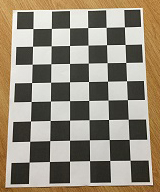
#> input picture 1.jpg, 160 x 192 px, given as the content of the folder /path/to/images, which was not available
$ python project2.py   (Python 2 division)
#> lines starting #> are read from the running program, lines starting #| are printed output that depends on the picture; pictures that were not available may be replaced by others from this repository, and a replacement may not be noted
import numpy as np
import cv2
import glob
import matplotlib.pyplot as plt
import matplotlib.image as mpimg

criteria = (cv2.TERM_CRITERIA_EPS + cv2.TERM_CRITERIA_MAX_ITER,30,0.001)
objp=np.zeros((8*6,3),np.float32)
objp[:,:2]=np.mgrid[0:8,0:6].T.reshape(-1,2)

imgpoints = []
objpoints = []
images = glob.glob('/path/to/images/*.jpg')
print "hello"
print (images)
for fname in images:
	img = cv2.imread(fname)
#> img is the input picture: shape (192, 160, 3); mean B, G, R 121.7, 138.1, 147.6
	gray = cv2.cvtColor(img,cv2.COLOR_BGR2GRAY)
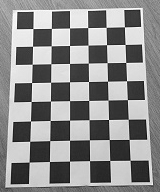
#> gray: shape (192, 160); min 7, max 255, mean 139.1
	ret = False
	ret, corners=cv2.findChessboardCorners(gray,(8,6))
#> ret = True; corners = 48 rows, first 8: [124.5, 26.91], [125.1, 44.53], [125.8, 62.53], [126.5, 80.72], [127.3, 99.71], [128.2, 119.2], [129.2, 139.4], [130.1, 160.2]
	print (ret)
#| True
	print (corners)
#> (printed output is left out)
	if ret == True:
		cv2.cornerSubPix(gray,corners,(11,11),(-1,-1),criteria)
		imgpoints.append(corners)
		objpoints.append(objp)
		print "hello"
		cv2.drawChessboardCorners(img,(8,6),corners,ret)
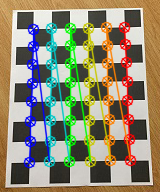
#> img: shape (192, 160, 3); mean B, G, R 114.2, 137.8, 144.2
		cv2.imshow('img',img)
		cv2.imwrite('imageCalibration.jpg',img)
		cv2.waitKey(500)
cv2.destroyAllWindows()

ret, mtx, dist, rvecs, tvecs = cv2.calibrateCamera(objpoints,imgpoints,gray.shape[::-1],None,None)
#> ret = 0.109; mtx = [[841.6, 0, 82.53], [0, 1006.1, 81.74], [0, 0, 1]]; dist = [[0.621, 41.29, 0.0152, 0.0064, 0.775]]; rvecs = ([-0.464, 0.482, 1.51],); tvecs = ([2.29, -2.51, 46.12],)


img = cv2.imread('24.jpg')
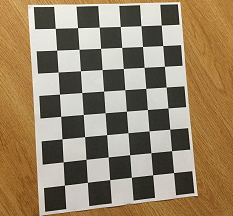
#> input picture 24.jpg, 233 x 216 px
#> img is the input picture: shape (216, 233, 3); mean B, G, R 103.2, 130.3, 148.6
h,w = img.shape[:2]
#> h = 216; w = 233
newcameramtx, roi = cv2.getOptimalNewCameraMatrix(mtx,dist,(w,h),1,(w,h))
#> newcameramtx = [[872.8, 0, 84.94], [0, 1024.1, 83.01], [0, 0, 1]]; roi = (3, 5, 223, 201)
dst = cv2.undistort(img,mtx,dist,None,newcameramtx)
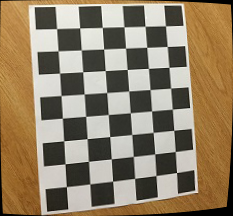
#> dst: shape (216, 233, 3); mean B, G, R 102.7, 128, 144.8

x,y,w,h=roi
#> x = 3; y = 5; w = 223; h = 201
dst = dst[y:y+h,x:x+w]
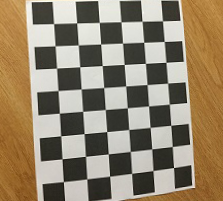
#> dst: shape (201, 223, 3); mean B, G, R 108.6, 131.9, 146.8
cv2.imwrite('calibresult.jpg',dst)
